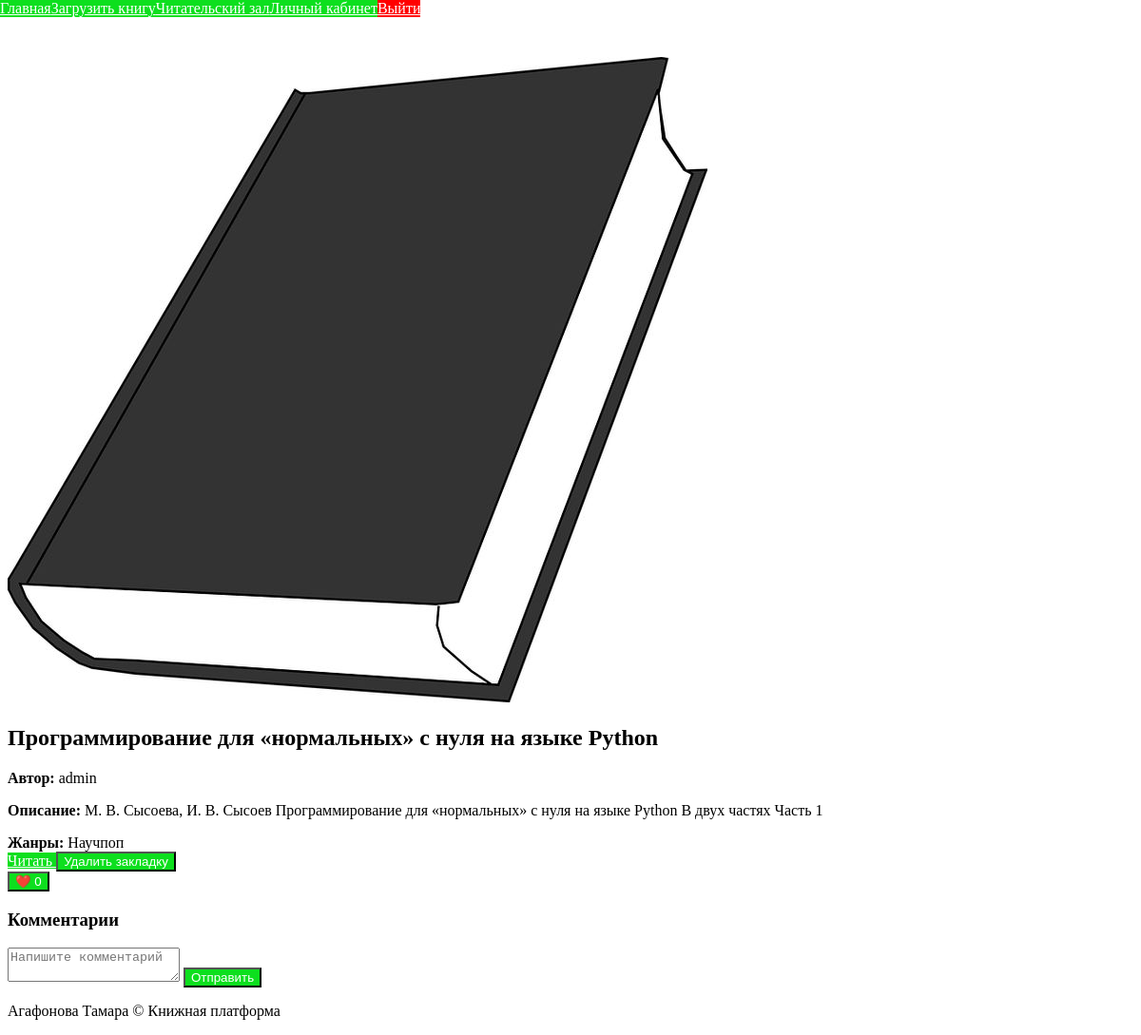
The app's page /books/1 (signed in) with its own data.
### app/books/models.py (models this page shows)
class Book(db.Model):
    __tablename__ = 'books'
    id = db.Column(db.Integer, primary_key=True)
    title = db.Column(db.String(200), nullable=False)
    description = db.Column(db.Text)
    author_id = db.Column(db.Integer, db.ForeignKey('users.id'))
    published_at = db.Column(db.DateTime, default=datetime.now)
    file_path = db.Column(db.String(255))
    cover_image = db.Column(db.String(255))
    status = db.Column(db.String(255), default='pending')
    genres = db.relationship('Genre', secondary='book_genres', back_populates='books')
    bookmarks = db.relationship('Bookmark', backref='book')
    likes = db.relationship('Like', backref='book')
    comments = db.relationship('Comment', backref='book')

class Genre(db.Model):
    __tablename__ = 'genres'
    id = db.Column(db.Integer, primary_key=True)
    name = db.Column(db.String(50), unique=True, nullable=False)
    books = db.relationship('Book', secondary='book_genres', back_populates='genres')

### app/auth/models.py (models this page shows, shortened)
class User(db.Model, UserMixin):
    __tablename__ = 'users'
    id = db.Column(db.Integer, primary_key=True)
    username = db.Column(db.String(100), unique=True, nullable=False)
    email = db.Column(db.String(120), unique=True, nullable=False)
    password_hash = db.Column(db.String(255), nullable=False)
    role = db.Column(db.Enum(UserRole), default=UserRole.USER)
    first_name = db.Column(db.String(50))
    last_name = db.Column(db.String(50))
    bio = db.Column(db.Text)
    avatar = db.Column(db.String(255))
    created_at = db.Column(db.DateTime, default=datetime.now)
    last_login = db.Column(db.DateTime)
    books = db.relationship('Book', backref='author', lazy='dynamic')
    reading_clubs = db.relationship('ReadingClub', secondary='club_members', back_populates='members')
    recommendations = db.relationship('BookRecommendation', backref='user')
    is_active_status = db.Column(db.Boolean, default=True)
    blocked_until = db.Column(db.DateTime, nullable=True)
    block_reason = db.Column(db.String(255), nullable=True)
    failed_login_attempts = db.Column(db.Integer, default=0)
    last_failed_login = db.Column(db.DateTime, nullable=True)
    @property
    def is_active(self):
        if not self.is_active_status:
            return False
        if self.blocked_until and self.blocked_until > datetime.now():
            return False
        if self.blocked_until and self.blocked_until <= datetime.now():
            self.blocked_until = None
            self.failed_login_attempts = 0
        return True

### app/books/routes.py (the view, shortened to what this page needs)
@books_bp.route('/<int:book_id>', methods=['GET', 'POST', 'DELETE'])
@login_required
def book_details(book_id):
    book = Book.query.options(
        joinedload(Book.comments).joinedload(Comment.username)
    ).get_or_404(book_id)
    user_bookmark = None
    current_user_liked = False
    if current_user.is_authenticated:
        user_bookmark = Bookmark.query.filter_by(
            user_id=current_user.id,
            book_id=book_id
        ).first()
        current_user_liked = Like.query.filter_by(
            user_id=current_user.id,
            book_id=book_id
        ).first() is not None
    if request.method == 'GET':
        return render_template('books/book_detail.html',
            book=book,
            user_bookmark=user_bookmark,
            current_user_liked=current_user_liked,
            UserRole=UserRole
        )

### app/templates/books/book_detail.html (shortened to what this page needs)
{% extends "base.html" %}
{% block content %}
<div class="mui-container">
    <div class="mui-panel">
        <div class="mui-row">
            <div class="mui-col-md-4">
                {% if book.cover_image %}
                    <img src="{{ url_for('static', filename='default_cover.jpg') }}" alt="{{ book.title }}" style="position:relative; max-width: 100%;" class="mui-img--responsive">
                {% else %}
                    <img src="{{ url_for('static', filename='default_cover.jpg') }}" alt="{{ book.title }}" style="max-width: 100%;" class="mui-img--responsive">
                {% endif %}
            </div>
            <div class="mui-col-md-8">
                <h2>{{ book.title }}</h2>
                <div class="book-details">
                    <p><strong>Автор:</strong> {{ book.author.username }}</p>
                    <p><strong>Описание:</strong> {{ book.description }}</p>
                    <div class="book-genres">
                        <strong>Жанры:</strong>
                        {% for genre in book.genres %}
                            <span class="mui-badge">{{ genre.name }}</span>
                        {% endfor %}
                    </div>
                </div>
            </div>
        </div>
        <div class="book-read-actions">
            <a href="{{ url_for('books.read_book', book_id=book.id) }}" class="mui-btn mui-btn--raised">
                Читать
            </a>
            {% if current_user.is_authenticated %}
            <button
                id="bookmark-button"
                class="mui-btn {{ 'mui-btn--primary bookmark-active' if user_bookmark else 'mui-btn--primary' }}"
                onclick="toggleBookmark({{ book.id }}, {{ user_bookmark.page if user_bookmark else 1 }})"
            >
                {{ 'Удалить закладку' if user_bookmark else 'Добавить закладку' }}
            </button>
            {% endif %}
        </div>
        <div class="book-interactions">
            <div class="likes-section">
                <button
                    id="like-button"
                    onclick="toggleLike({{ book.id }})"
                    class="{{ 'liked' if current_user_liked else '' }}"
                >
                    ❤️ {{ book.likes|length }}
                </button>
            </div>
            <div class="comments-section">
                <h3>Комментарии</h3>
                {% if current_user.is_authenticated %}
                <form id="comment-form" onsubmit="addComment(event, {{ book.id }})">
                    <textarea
                        id="comment-text"
                        placeholder="Напишите комментарий"
                    ></textarea>
                    <button type="submit">Отправить</button>
                </form>
                {% endif %}
            </div>
        </div>
    </div>
</div>
{% endblock %}

### static/styles.css (style rules this page uses)
.mui-btn, button, a { background-color: #0ddf1e; color: #fff; }
@media (min-width: 768px) { .mui-col-md-8 { width: 100%; } }

### records on screen
Book: title "Программирование для «нормальных» с нуля на языке Python", description "М. В. Сысоева, И. В. Сысоев Программирование для «нормальных» с нуля на языке Python В двух частях Часть 1"
User: author.username "admin"
Genre: name "Научпоп"

### other values on screen
{{ 'Удалить закладку' if user_bookmark else 'Добавить закладку' }} "Удалить закладку"
{{ book.likes|length }} "0"
